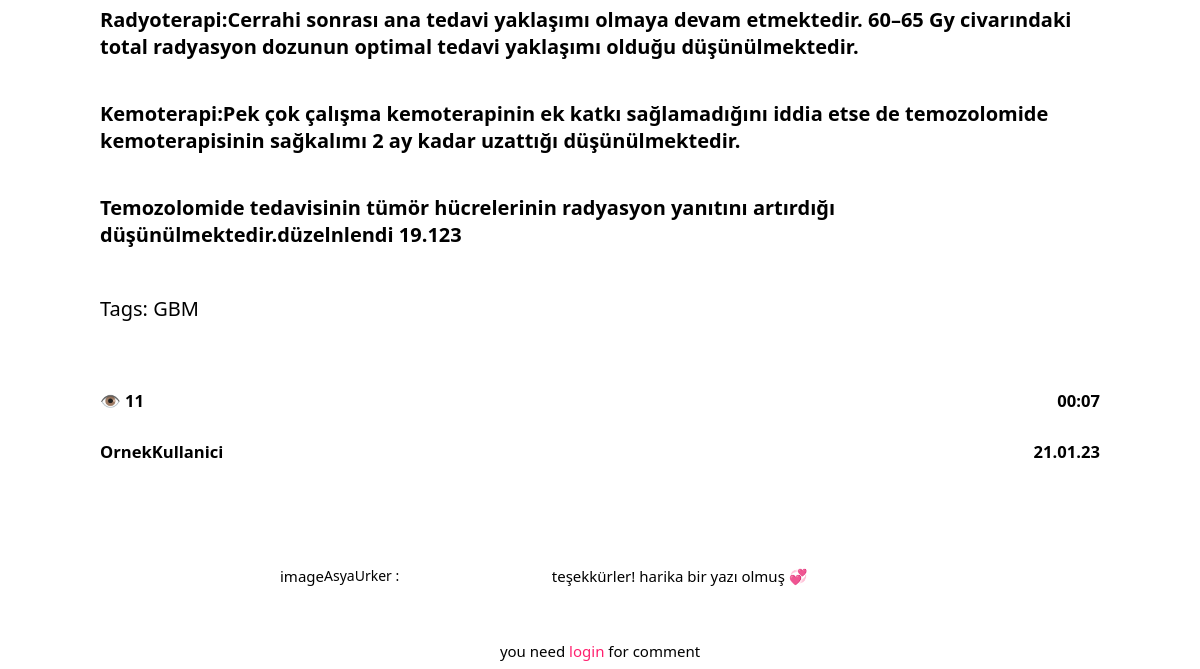
Before: /3 (lower part) with the older database file.
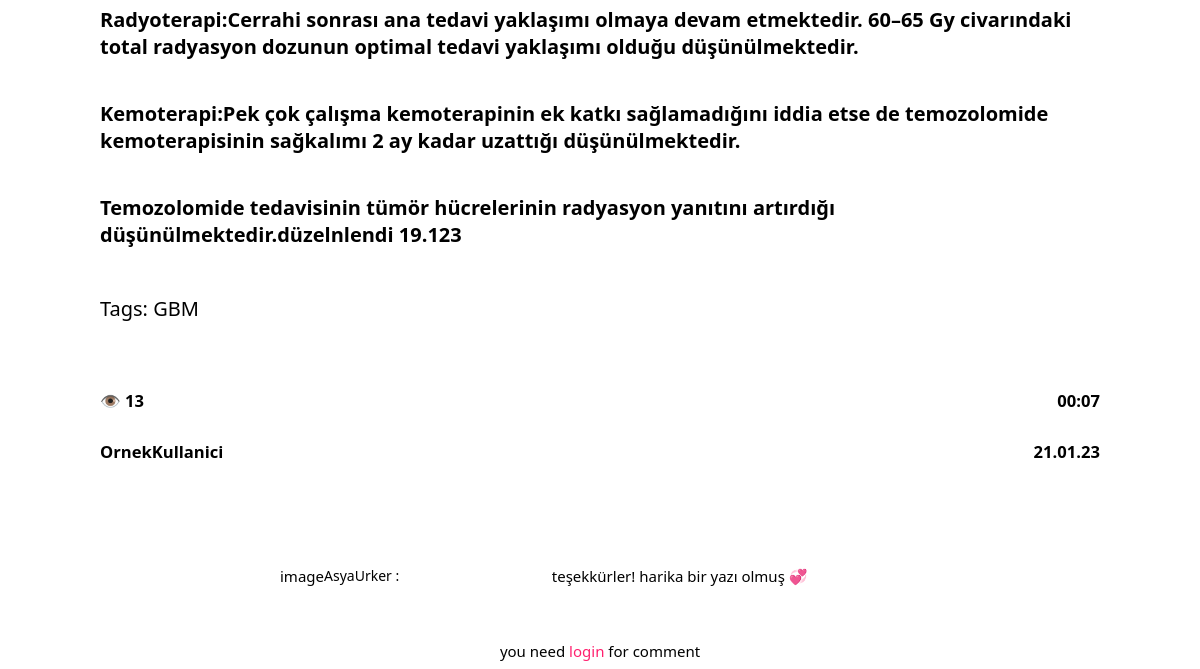
After: the same page with the newer database file.
### tables this page shows
CREATE TABLE "posts" (
	"id"	INTEGER NOT NULL UNIQUE,
	"title"	TEXT NOT NULL,
	"tags"	TEXT,
	"content"	TEXT NOT NULL,
	"author"	TEXT NOT NULL,
	"date"	TEXT NOT NULL,
	"time"	TEXT NOT NULL,
	"views"	TEXT,
	"lastEditDate"	TEXT,
	"lastEditTime"	TEXT,
	PRIMARY KEY("id" AUTOINCREMENT)
);

### routes/post.py (the view)
@postBlueprint.route("/<int:postID>", methods=["GET", "POST"])
def post(postID):
    form = commentForm(request.form)
    connection = sqlite3.connect("db/posts.db")
    cursor = connection.cursor()
    cursor.execute(f"select id from posts")
    posts = str(cursor.fetchall())
    match str(postID) in posts:
        case True:
            message("2", f'POST: "{postID}" FOUND')
            connection = sqlite3.connect("db/posts.db")
            cursor = connection.cursor()
            cursor.execute(f'select * from posts where id = "{postID}"')
            post = cursor.fetchone()
            cursor.execute(f'update posts set views = views+1 where id = "{postID}"')
            connection.commit()
            if request.method == "POST":
                comment = request.form["comment"]
                connection = sqlite3.connect("db/comments.db")
                cursor = connection.cursor()
                cursor.execute(
                    "insert into comments(post,comment,user,date,time) \
                    values(?, ?, ?, ?, ?)",
                    (
                        postID,
                        comment,
                        session["userName"],
                        currentDate(),
                        currentTime(),
                    ),
                )
                connection.commit()
                addPoints(5, session["userName"])
                flash("You earned 5 points by commenting ", "success")
                return redirect(f"/post/{postID}")
            connection = sqlite3.connect("db/comments.db")
            cursor = connection.cursor()
            cursor.execute(f'select * from comments where post = "{postID}"')
            comments = cursor.fetchall()
            return render_template(
                "post.html",
                id=post[0],
                title=post[1],
                tags=post[2],
                content=post[3],
                author=post[4],
                views=post[7],
                date=post[5],
                time=post[6],
                form=form,
                comments=comments,
            )
        case False:
            message("1", "404")
            return render_template("404.html")

### app.py (called while the page is built)
@app.context_processor
def utility_processor():
    getProfilePicture
    return dict(getProfilePicture=getProfilePicture)

### helpers.py (called while the page is built)
def currentDate():
    return datetime.now().strftime("%d.%m.%y")

def currentTime(seconds=False):
    match seconds:
        case False:
            return datetime.now().strftime("%H:%M")
        case True:
            return datetime.now().strftime("%H:%M:%S")

def message(color, message):
    print(
        f"\n\033[94m[{currentDate()}\033[0m"
        f"\033[95m {currentTime(True)}]\033[0m"
        f"\033[9{color}m {message}\033[0m\n"
    )
    logFile = open("log.log", "a")
    logFile.write(f"[{currentDate()}" f"|{currentTime(True)}]" f" {message}\n")
    logFile.close()

### templates/post.html (shortened to what this page needs)
{% extends 'layout.html'%} {%block head%}
<link
  rel="stylesheet"
  href="{{ url_for('static', filename='css/post.css') }}"
/>
{% endblock head %} {%block body%}
<div class="post centeredHorizontally">
  <p class="content">
    {{content|safe}} <br />
    Tags: {{tags.replace(",",", ")}}
  </p>
  <div class="bottomBar">
    <div>
      <h5>👁️ {{views}}</h5>
      <a href="/user/{{author|lower}}">
        <h5 class="author">
          OrnekKullanici
         </h5></a>
    </div>
    <div class="dateTime">
      <h5>{{time}}</h5>
      <h5 class="date">{{date}}</h5>
    </div>
  </div>
  {% if comments %}
    {% for comment in comments %}
      <div class="comments">
        <p>image</p>
        <section class="commentUserNameContainer">
          <a href="/user/{{comment[3]|lower}}" class="commentUserName"
            >{{comment[3]}} :</a
          >
        </section>
        <p class="centeredHorizontally">{{comment[2]}}</p>
    </div>
    <form method="post" class="commentForm">
      {% if session["userName"] %} {{form.comment(class_="comment")}}
      <button type="submit" class="btnSubmit">comment</button>
    {% else %}
    <small
      >you need
      <a href="/login/redirect=&post&{{id}}" class="linkLogin">login</a> for
      comment</small
    >
  </form>
  {% endif %}
  {% endfor %}
  {% endif %}
</div>
{% endblock body %}

### templates/layout.html (shortened to what this page needs)
<!DOCTYPE html>
<html lang="en">
  <head>
    <link
      rel="stylesheet"
      href="{{ url_for('static', filename='css/general.css') }}"
    />
    {% block head %} {% endblock head %}
  </head>
  <body>
    {% include 'changeTheme.html'%} {% include 'navbar.html'%} {% include
    'flash.html'%} {% block body %} {% endblock body %}
    <link
      rel="stylesheet"
      href="{{ url_for('static', filename='css/editor.css') }}"
    />
  </body>
</html>

### templates/changeTheme.html (shortened to what this page needs)
<link
  rel="stylesheet"
  href="{{ url_for('static', filename='css/changeTheme.css') }}"
/>

### templates/navbar.html (shortened to what this page needs)
<link
  rel="stylesheet"
  href="{{ url_for('static', filename='css/navbar.css') }}"
/>

### templates/flash.html (shortened to what this page needs)
<link
  rel="stylesheet"
  href="{{ url_for('static', filename='css/flash.css') }}"
/>

### static/css/general.css (style rules this page uses)
:root { --themePrimary: #000; --themeSecondary: #fff; --themeHelper: #303030; --primaryColor: #ff206e; --primaryHelper: #FF4F8C; }
* { font-family: system-ui, "Segoe UI", Roboto, Helvetica, Arial, sans-serif, "Apple Color Emoji", "Segoe UI Emoji", "Segoe UI Symbol"; color: var(--themePrimary); }
html { font-size: 125% !important; }
body { background-color: var(--themeSecondary); }
a { text-decoration: none; user-select: none; }
.centeredHorizontally { margin-left: auto; margin-right: auto; }

### static/css/post.css (style rules this page uses)
.post { display: flex; flex-direction: column; max-width: 50rem; margin-top: 1.5rem; }
.bottomBar { display: flex; align-items: stretch; justify-content: space-between; }
.linkLogin { color: var(--primaryColor); transition: 0.25s; }
small { font-size: 0.75rem; }
.commentForm { margin: 2rem auto 0 auto; display: flex; justify-content: space-between; width: fit-content; border: 1px solid var(--primaryColor); border-radius: 1rem; }
.comments { margin: 3rem auto 0 auto; width: 32rem; font-size: 0.75rem; display: flex; justify-content: space-between; flex-wrap: wrap; align-items: center; }
.commentUserNameContainer { font-size: 0.7rem; margin-right: 2rem; }
.dateTime h5 { text-align: right; }

### static/css/editor.css (style rules this page uses)
:root { --ck-border-radius: 1rem; --ck-font-size-base: 1rem; --ck-custom-background: hsl(270, 1%, 29%); --ck-custom-foreground: hsl(255, 3%, 18%); --ck-custom-border: hsl(300, 1%, 22%); --ck-custom-white: var(--light); --ck-color-base-foreground: var(--ck-custom-background); --ck-color-focus-border: hsl(208, 90%, 62%); --ck-color-text: hsl(0, 0%, 98%); --ck-color-shadow-drop: hsla(0, 0%, 0%, 0.2); --ck-color-shadow-inner: hsla(0, 0%, 0%, 0.1); --ck-color-button-default-background: var(--ck-custom-background); --ck-color-button-default-hover-background: hsl(270, 1%, 22%); --ck-color-button-default-active-background: hsl(270, 2%, 20%); --ck-color-button-default-active-shadow: hsl(270, 2%, 23%); --ck-color-button-default-disabled-background: var(--ck-custom-background); --ck-color-button-on-background: var(--ck-custom-foreground); --ck-color-button-on-hover-background: hsl(255, 4%, 16%); --ck-color-button-on-active-background: hsl(255, 4%, 14%); --ck-color-button-on-active-shadow: hsl(240, 3%, 19%); --ck-color-button-on-disabled-background: var(--ck-custom-foreground); --ck-color-button-action-background: hsl(168, 76%, 42%); --ck-color-button-action-hover-background: hsl(168, 76%, 38%); --ck-color-button-action-active-background: hsl(168, 76%, 36%); --ck-color-button-action-active-shadow: hsl(168, 75%, 34%); --ck-color-button-action-disabled-background: hsl(168, 76%, 42%); --ck-color-button-action-text: var(--ck-custom-white); --ck-color-button-save: hsl(120, 100%, 46%); --ck-color-button-cancel: hsl(15, 100%, 56%); --ck-color-dropdown-panel-background: var(--ck-custom-background); --ck-color-dropdown-panel-border: var(--ck-custom-foreground); --ck-color-split-button-hover-background: var(--ck-color-button-default-hover-background); --ck-color-split-button-hover-border: var(--ck-custom-foreground); --ck-color-input-background: var(--ck-custom-background); --ck-color-input-border: hsl(257, 3%, 43%); --ck-color-input-text: hsl(0, 0%, 98%); --ck-color-input-disabled-background: hsl(255, 4%, 21%); --ck-color-input-disabled-border: hsl(250, 3%, 38%); --ck-color-input-disabled-text: hsl(0, 0%, 78%); --ck-color-labeled-field-label-background: var(--ck-custom-background); --ck-color-list-background: var(--ck-custom-background); --ck-color-list-button-hover-background: var(--ck-custom-foreground); --ck-color-list-button-on-background: hsl(208, 88%, 52%); --ck-color-list-button-on-text: var(--ck-custom-white); --ck-color-panel-background: var(--ck-custom-background); --ck-color-panel-border: var(--ck-custom-border); --ck-color-toolbar-background: var(--ck-custom-background); --ck-color-toolbar-border: var(--ck-custom-border); --ck-color-tooltip-background: hsl(252, 7%, 14%); --ck-color-tooltip-text: hsl(0, 0%, 93%); --ck-color-image-caption-background: hsl(0, 0%, 97%); --ck-color-image-caption-text: hsl(0, 0%, 20%); --ck-color-widget-blurred-border: hsl(0, 0%, 87%); --ck-color-widget-hover-border: hsl(43, 100%, 68%); --ck-color-widget-editable-focus-background: var(--ck-custom-white); --ck-color-link-default: hsl(190, 100%, 75%); }

### templates/post.html (style rules this page uses)
.commentForm { border: none; }

Changed rows visible on the page:
changed posts "GBM": views "11" → "13"
